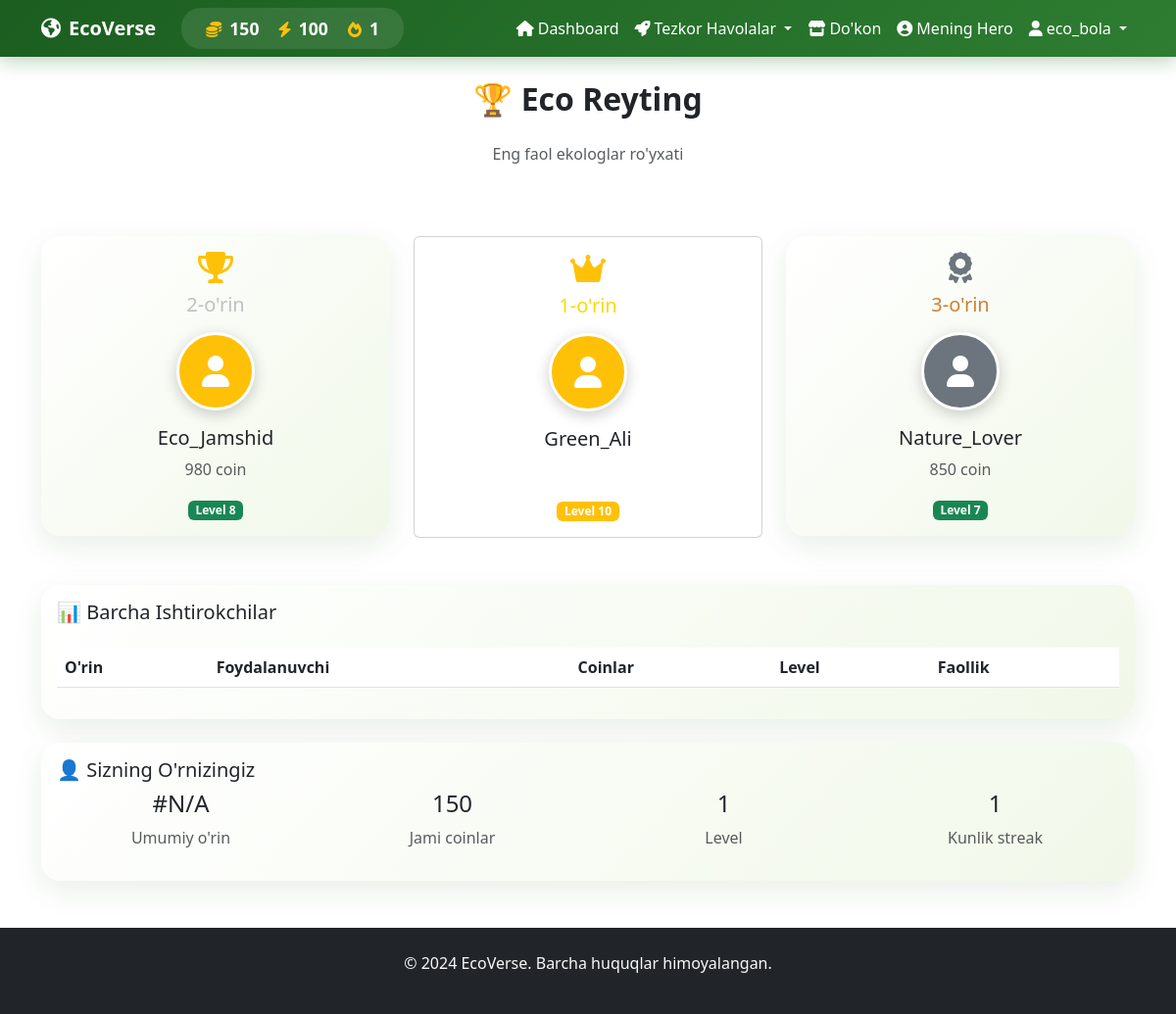
The page /leaderboard (signed in) on the database as committed earlier.
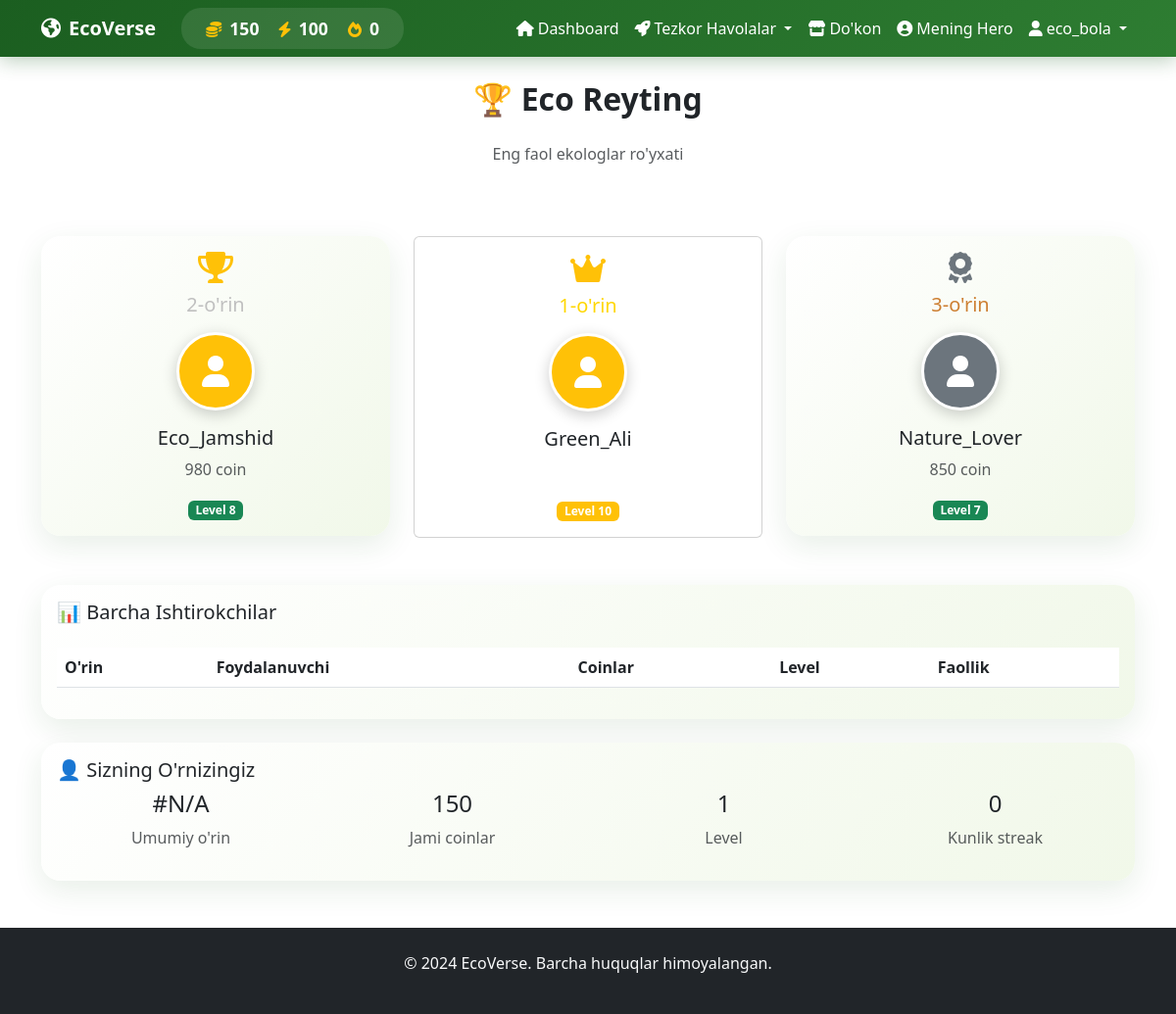
The same page on the database as committed later.
### app.py (models this page shows)
class User(UserMixin, db.Model):
    id = db.Column(db.Integer, primary_key=True)
    username = db.Column(db.String(80), unique=True, nullable=False)
    email = db.Column(db.String(120), unique=True, nullable=False)
    password_hash = db.Column(db.String(200), nullable=False)
    role = db.Column(db.String(20), nullable=False, default='child')
    coins = db.Column(db.Integer, default=0)
    energy = db.Column(db.Integer, default=100)
    streak = db.Column(db.Integer, default=0)
    last_login = db.Column(db.DateTime)
    created_at = db.Column(db.DateTime, default=datetime.utcnow)
    avatar = db.Column(db.String(200), default='default.png')
    is_admin = db.Column(db.Boolean, default=False)

### app.py (the view)
@app.route('/leaderboard')  # ✅ TO'G'RI - 'leaderboard'
@login_required
def leaderboard():
    return render_template('leaderboard.html', user=current_user)

### app.py (called while the page is built)
@login_manager.user_loader
def load_user(user_id):
    return User.query.get(int(user_id))

### templates/leaderboard.html (shortened to what the changed rows need)
{% extends "base.html" %}
{% block content %}
<div class="container mt-4">
    <div class="row mb-4">
        <div class="col-12">
            <h2 class="fw-bold text-center mb-4">🏆 Eco Reyting</h2>
        </div>
    </div>
    <div class="row">
        <div class="col-12">
            <div class="card eco-card">
                <div class="card-body">
                    <div class="table-responsive">
                        <table class="table table-hover">
                            <thead>
                                <tr>
                                    <th>O'rin</th>
                                    <th>Foydalanuvchi</th>
                                    <th>Coinlar</th>
                                    <th>Level</th>
                                    <th>Faollik</th>
                                </tr>
                            </thead>
                        </table>
                    </div>
                </div>
            </div>
        </div>
    </div>
    <div class="row mt-4">
        <div class="col-12">
            <div class="card eco-card">
                <div class="card-body">
                    <div class="row text-center">
                        <div class="col-md-3">
                            <h4>{{ current_user.coins }}</h4>
                            <p class="text-muted">Jami coinlar</p>
                        </div>
                        <div class="col-md-3">
                            <h4>{{ (current_user.streak // 7) + 1 }}</h4>
                            <p class="text-muted">Level</p>
                        </div>
                        <div class="col-md-3">
                            <h4>{{ current_user.streak }}</h4>
                            <p class="text-muted">Kunlik streak</p>
                        </div>
                    </div>
                </div>
            </div>
        </div>
    </div>
</div>
{% endblock %}

### templates/base.html (shortened to what this page needs)
<!DOCTYPE html>
<html lang="uz">
<head>
    <link href="https://cdn.jsdelivr.net/npm/bootstrap@5.3.0/dist/css/bootstrap.min.css" rel="stylesheet">
    <link rel="stylesheet" href="https://cdnjs.cloudflare.com/ajax/libs/font-awesome/6.0.0/css/all.min.css">
    <link rel="stylesheet" href="/static/css/eco-style.css">
    <link rel="stylesheet" href="/static/css/eco-animations.css">
</head>
<body>
    <nav class="navbar navbar-expand-lg navbar-dark navbar-eco">
        <div class="container">
            <a class="navbar-brand fw-bold" href="{{ url_for('dashboard') }}">
                <i class="fas fa-earth-americas me-2"></i>EcoVerse
            </a>
            {% if current_user.is_authenticated %}
            <div class="user-stats d-none d-md-flex">
                <div class="stat-item">
                    <i class="fas fa-coins text-warning me-1"></i>
                    <span class="stat-value text-white">{{ current_user.coins }}</span>
                </div>
                <div class="stat-item">
                    <i class="fas fa-bolt text-warning me-1"></i>
                    <span class="stat-value text-white">{{ current_user.energy }}</span>
                </div>
                <div class="stat-item">
                    <i class="fas fa-fire text-warning me-1"></i>
                    <span class="stat-value text-white">{{ current_user.streak }}</span>
                </div>
            </div>
            {% endif %}
            <div class="collapse navbar-collapse" id="navbarNav">
                <ul class="navbar-nav ms-auto">
                    {% if current_user.is_authenticated %}
                    <li class="nav-item">
                        <a class="nav-link" href="{{ url_for('dashboard') }}">
                            <i class="fas fa-home me-1"></i>Dashboard
                        </a>
                    </li>
                    <li class="nav-item dropdown">
                        <a class="nav-link dropdown-toggle" href="#" role="button" data-bs-toggle="dropdown">
                            <i class="fas fa-rocket me-1"></i>Tezkor Havolalar
                        </a>
                    </li>
                    <li class="nav-item">
                        <a class="nav-link" href="{{ url_for('shop') }}">
                            <i class="fas fa-store me-1"></i>Do'kon
                        </a>
                    </li>
                    <li class="nav-item">
                        <a class="nav-link" href="{{ url_for('hero') }}">
                            <i class="fas fa-user-circle me-1"></i>Mening Hero
                        </a>
                    </li>
                    <li class="nav-item dropdown">
                        <a class="nav-link dropdown-toggle" href="#" role="button" data-bs-toggle="dropdown">
                            <i class="fas fa-user me-1"></i>{{ current_user.username }}
                        </a>
                    </li>
                    {% endif %}
                </ul>
            </div>
        </div>
    </nav>
    <main>
        {% block content %}{% endblock %}
    </main>
    <footer class="bg-dark text-light py-4 mt-5">
        <div class="container text-center">
            <p>&copy; 2024 EcoVerse. Barcha huquqlar himoyalangan.</p>
        </div>
    </footer>
</body>
</html>

Rows that differ between the two databases and show on the page:
changed User "eco_bola": streak "1" → "0"
